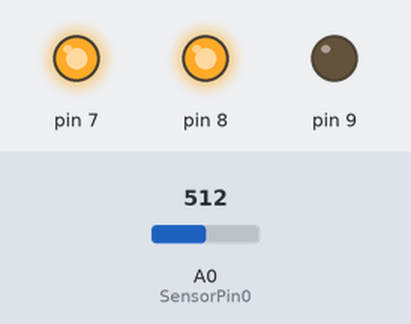
This sketch was run on a simulated Arduino Uno, built with avr-gcc and run on an emulated ATmega328P. Shown: output pins drawn as LEDs (lit = HIGH). The inputs (shaded band) are chosen by the test bench; at power-on: A0 (SensorPin0) = 512. What the sketch prints to the serial monitor is not drawn.

Above: at 0.1 s.
Timing chart, 0 to 1.6 s (numbered marks = the images above):
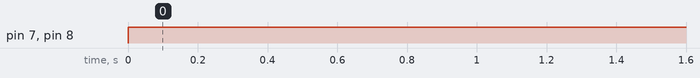

The sketch:

Heart_Rate_RGB_Colour_Change.ino
```cpp
#include <RGBLED.h>
RGBLED rgbLed(9,8,7,COMMON_ANODE);

int SensorPin0= 0;
float HeartSensor=0;

void setup()
{
  HeartSensor= analogRead(SensorPin0);

  Serial.begin(9600);
  pinMode(10, INPUT); // Setup for leads off detection LO +
  pinMode(11, INPUT); // Setup for leads off detection LO -
}
void loop()

{
Serial.println(analogRead(A0));
   if(HeartSensor > 501)
   {rgbLed.writeRGB(255,0,0);} // If heart rate is high then turn LED Red

     else if(HeartSensor > 300 && HeartSensor < 500 )
     {rgbLed.writeRGB(0,255,0);} // If heart rate is average then turn LED Green

       else//(HeartSensor < 299)
       {rgbLed.writeRGB(0,0,255);} // If heart rate is low then turn LED Blue

        delay(1000);
}
```

Measured:
- by itself, pin 7, pin 8: LOW → HIGH at 0.00 s
